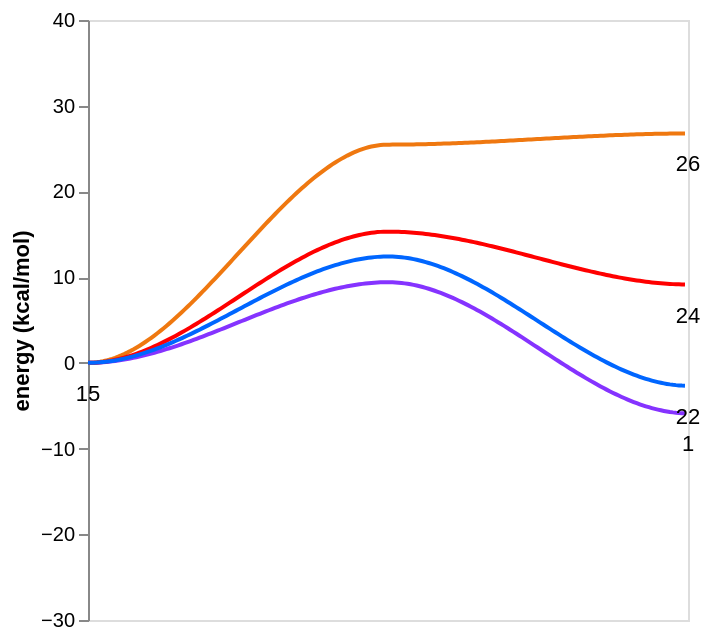

Notebook code for this chart:
### Code cell
from autochem.util import plot

root_key = 15
leaf_keys = [22, 24, 26, 1]
colors = [
    plot.Color.blue,
    plot.Color.red,
    plot.Color.orange,
    plot.Color.purple,
]

node_paths = mess.surf.node_paths_from_source(surf, root_key, leaf_keys=leaf_keys)
print(node_paths)

mess.surf.plot_paths(
    surf0,
    node_paths,
    colors=colors,
    label=True,
    energy_range=(-30, 40),
)

### Figure 1 — Vega-Lite specification as saved in the notebook (floating-point values rounded to 4 significant figures; data arrays with more than 128 entries replaced by an {"elided": "..."} marker saying what was removed)
{"config": {"view": {"continuousWidth": 300, "continuousHeight": 300}, "axis": {"grid": false}}, "layer": [{"data": {"name": "data-45abd7548a37ecc12f892540d6ecd4d5"}, "mark": {"type": "line"}, "encoding": {"color": {"field": "path", "legend": null, "scale": {"domain": ["0", "1", "2", "3"], "range": ["#0066ff", "#ff0000", "#ef7810", "#8533ff"]}, "type": "nominal"}, "x": {"axis": null, "field": "x", "type": "temporal"}, "y": {"field": "energy", "scale": {"domain": [-30, 40]}, "title": "energy (kcal/mol)", "type": "quantitative"}}, "transform": [{"fold": ["3", "2", "1", "0"], "as": ["path", "energy"]}]}, {"data": {"name": "data-3f90dd52901da618bb05eba63b257672"}, "mark": {"type": "text", "baseline": "top", "dy": 10}, "encoding": {"text": {"field": "label", "type": "quantitative"}, "x": {"axis": null, "field": "x", "type": "quantitative"}, "y": {"field": "y", "type": "quantitative"}}}], "$schema": "https://vega.github.io/schema/vega-lite/v5.20.1.json", "datasets": {"data-45abd7548a37ecc12f892540d6ecd4d5": {"elided": "200 records"}, "data-3f90dd52901da618bb05eba63b257672": [{"x": 0.0, "y": 0.0, "label": 15}, {"x": 1.0, "y": -2.67, "label": 22}, {"x": 1.0, "y": 9.14, "label": 24}, {"x": 1.0, "y": 26.76, "label": 26}, {"x": 1.0, "y": -5.89, "label": 1}]}}
